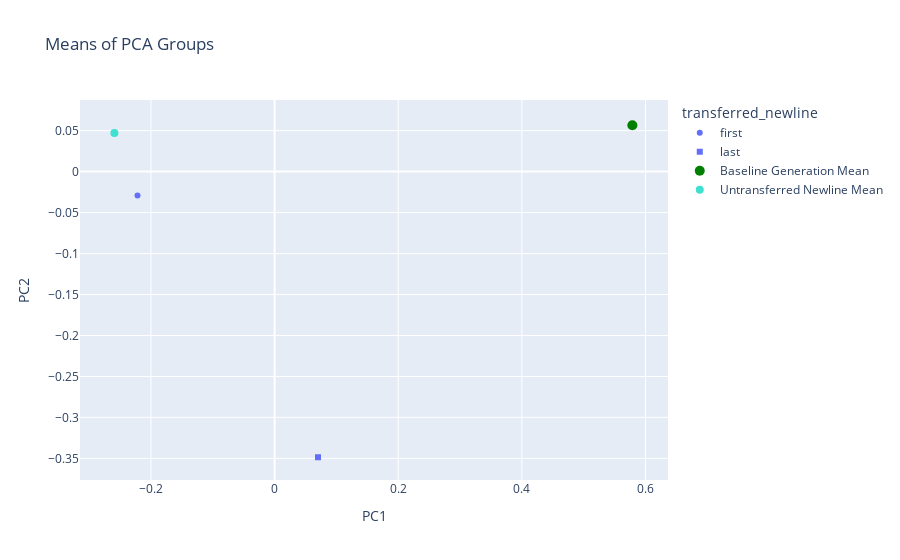

The cell this chart's notebook holds for it:
### Code cell
pca_df = pd.DataFrame(embeddings_reduced, columns=['PC1', 'PC2'])
print(pca_df.head())
pca_df['transferred_newline'] = results_df['transferred_newline']

mean_pca_df = pca_df.groupby(["transferred_newline"]).mean().reset_index()
print(mean_pca_df.head())

# fig.add_trace(px.scatter(mean_pca_df, x='PC1', y='PC2', color='temperature', symbol='layers_string', 
#                          title='Means of PCA Groups').data[0]):
mean_pca_df['type'] = 'Mean'
pca_df['type'] = 'Original'
combined_df = pd.concat([pca_df, mean_pca_df], ignore_index=True)
# fig = px.scatter(combined_df, x='PC1', y='PC2', color='temperature', symbol='layers_string', title='PCA of Sentence Embeddings')

# Plot mean points
mean_fig = px.scatter(mean_pca_df, x='PC1', y='PC2', symbol='transferred_newline', title='Means of PCA Groups', symbol_sequence = ['circle', 'square', 'diamond', 'cross', 'x', 'triangle-up', 'pentagon', 'hexagon', 'octagon', 'star'])
    
mean_fig.add_trace(go.Scatter(x=[baseline_mean_x], y=[baseline_mean_y], mode='markers', marker=dict(color='green', size=10), name='Baseline Generation Mean'))

mean_fig.add_trace(go.Scatter(x=[neutral_mean_x], y=[neutral_mean_y], mode='markers', marker=dict(color='turquoise', size=8), name='Untransferred Newline Mean'))
fig.data=[fig.data[3], fig.data[2], fig.data[1], fig.data[0]]

mean_fig.update_layout(coloraxis_colorbar=dict(yanchor="top", y=1, x=100, xref="container"))


mean_fig.show()

### Figure 1 — Plotly figure (JSON) as saved in the notebook; plotly's stock layout.template omitted (floating-point values rounded to 4 significant figures)
{"data": [{"hovertemplate": "transferred_newline=first<br>PC1=%{x}<br>PC2=%{y}<extra></extra>", "legendgroup": "first", "marker": {"color": "#636efa", "symbol": "circle"}, "mode": "markers", "name": "first", "orientation": "v", "showlegend": true, "type": "scatter", "x": [-0.2216], "xaxis": "x", "y": [-0.02917], "yaxis": "y"}, {"hovertemplate": "transferred_newline=last<br>PC1=%{x}<br>PC2=%{y}<extra></extra>", "legendgroup": "last", "marker": {"color": "#636efa", "symbol": "square"}, "mode": "markers", "name": "last", "orientation": "v", "showlegend": true, "type": "scatter", "x": [0.07024], "xaxis": "x", "y": [-0.3486], "yaxis": "y"}, {"marker": {"color": "green", "size": 10}, "mode": "markers", "name": "Baseline Generation Mean", "type": "scatter", "x": [0.5787], "y": [0.05658]}, {"marker": {"color": "turquoise", "size": 8}, "mode": "markers", "name": "Untransferred Newline Mean", "type": "scatter", "x": [-0.2591], "y": [0.04727]}], "layout": {"coloraxis": {"colorbar": {"x": 100, "xref": "container", "y": 1, "yanchor": "top"}}, "legend": {"title": {"text": "transferred_newline"}, "tracegroupgap": 0}, "title": {"text": "Means of PCA Groups"}, "xaxis": {"anchor": "y", "domain": [0, 1], "title": {"text": "PC1"}}, "yaxis": {"anchor": "x", "domain": [0, 1], "title": {"text": "PC2"}}}}
